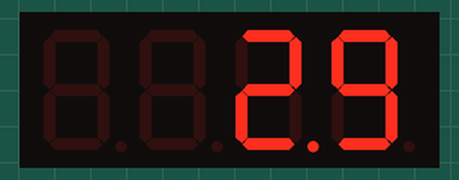
The sketch below on a simulated Arduino Uno, built with avr-gcc and run on an emulated ATmega328P. Parts: 4-digit seven-segment display.

Above: at 0.45 s.
At 5.27 s:
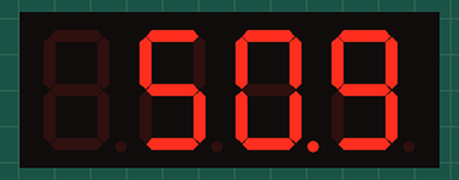
At 10.09 s:
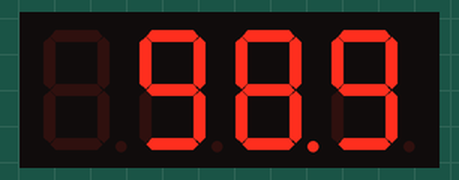
At 20.03 s:
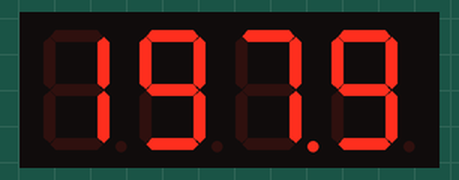
At 29.66 s:
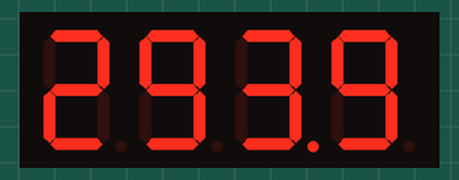
At 39.6 s:
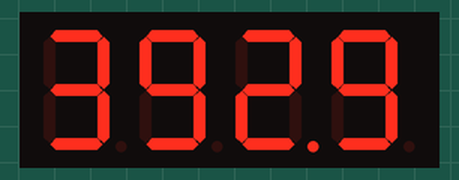

The sketch:

seg7.ino
```cpp
#include <SevSeg.h>
#include <Wire.h>

SevSeg sevseg; //Instantiate a seven segment controller object
byte counter=0;
long lastMillis=0;

float temperature;

void setup() {
  Serial.begin(9600);
  byte numDigits = 4;
  byte digitPins[] = {10,11,12,13}; //Digits: 1,2,3,4 <--put one resistor (ex: 220 Ohms, or 330 Ohms, etc, on each digit pin)
  byte segmentPins[] = {2, 3, 4, 5, 6, 7, 8, 9}; //Segments: A,B,C,D,E,F,G,Period

  sevseg.begin(COMMON_ANODE, numDigits, digitPins, segmentPins);
  sevseg.setBrightness(100); //Note: 100 brightness simply corresponds to a delay of 2000us after lighting each segment. A brightness of 0
                            //is a delay of 1us; it doesn't really affect brightness as much as it affects update rate (frequency).
                            //Therefore, for a 4-digit 7-segment + pd, COMMON_ANODE display, the max update rate for a "brightness" of 100 is 1/(2000us*8) = 62.5Hz.
                            //I am choosing a "brightness" of 10 because it increases the max update rate to approx. 1/(200us*8) = 625Hz.
                            //This is preferable, as it decreases aliasing when recording the display with a video camera....I think.


  digitalWrite(13, LOW);
  lastMillis = 0;
}

void loop() {
  if (millis()-lastMillis>=10) {
    lastMillis=millis();
    sevseg.setNumber(temperature, 1);
    temperature+=0.1f;
    //Serial.println(temperature);

    /*Wire.requestFrom(8, 6);    // request 6 bytes from slave device #8
    while (Wire.available()) { // slave may send less than requested
      char c = Wire.read(); // receive a byte as character
      Serial.print(c);         // print the character
    }
    */
  }
  //sevseg.setNumber(temperature, counter);
  sevseg.refreshDisplay(); // Must run repeatedly; don't use blocking code (ex: delay()) in the loop() function or this won't work right
}

void receiveEvent(int howMany) {
  digitalWrite(13, HIGH);
  temperature = Wire.read();    // receive byte as an integer
  digitalWrite(13, LOW);
}
```
